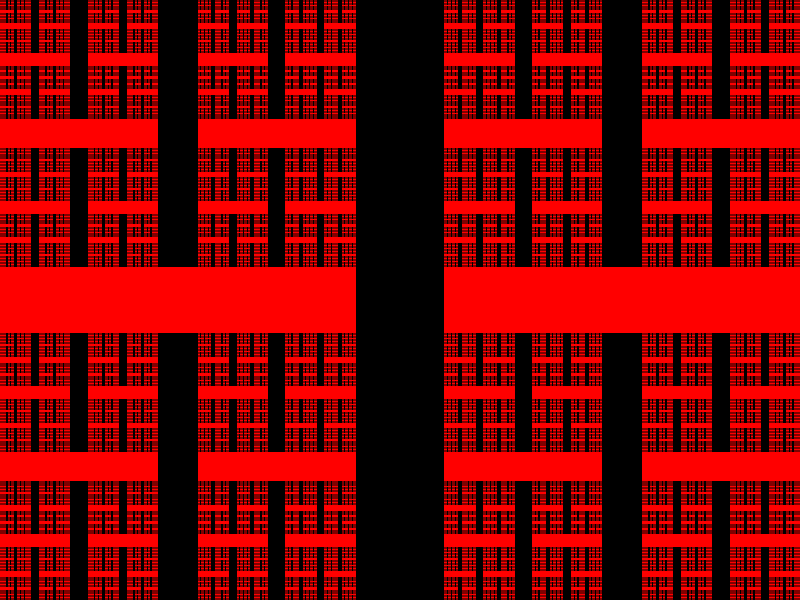
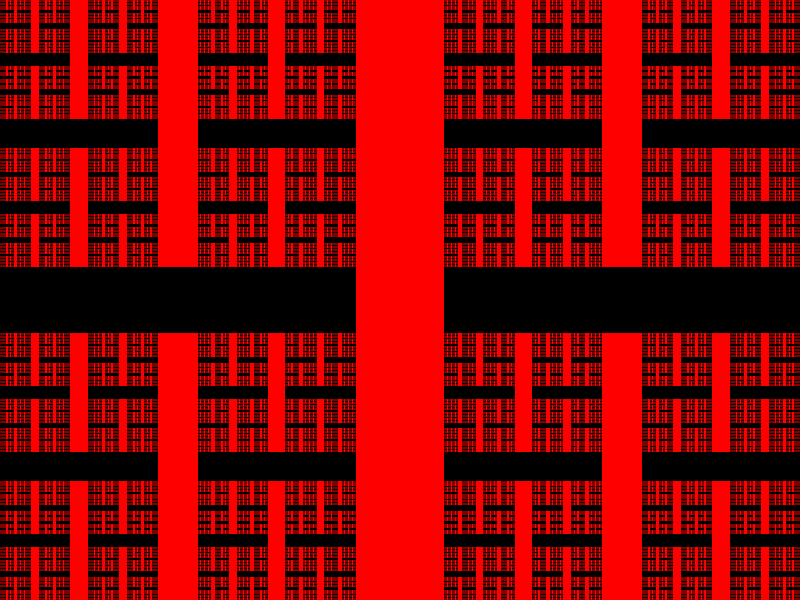
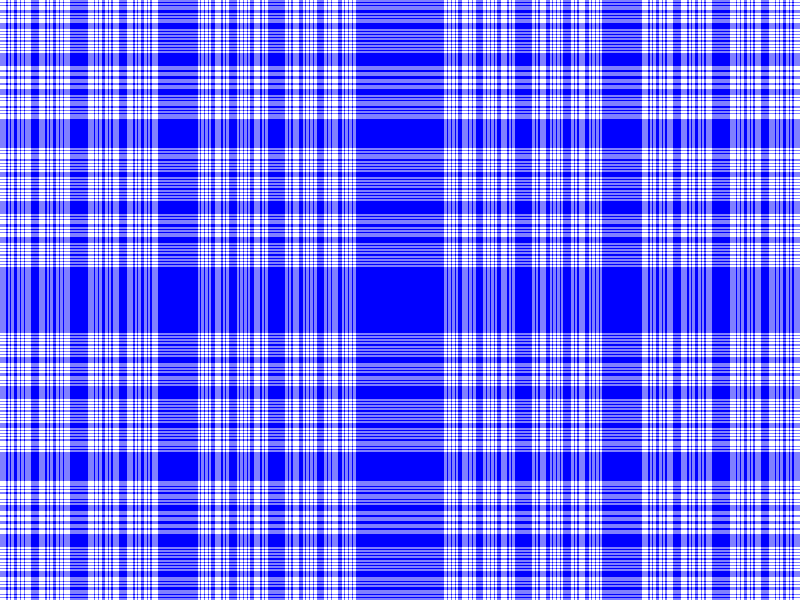

The R script that drew these images, in order:
## ---- chunk 1
cc1 = "black"
cc2 = "red"
cc3 = rgb(0.5,0,0)
## ---- chunk 2
w = 50
r = 0.6666666666
b = (1-2*r^2)*w
h = w*r

colbg = cc3
col1 = cc1
col2 = cc2
depth = 6

par(mar=c(0,0,0,0), xaxs='i', yaxs='i')
plot(0,0,"n",xlim=c(0,w),ylim=c(0,h),axes=F,ann=F)
polygon(c(0,0,w,w),c(0,h,h,0),col=colbg,border = F)


xlist = list(c(0,w))
ylist = list(c(0,h))

for(jj in 0:depth){
    nxl = list()
    deg = jj*2
    for(i in 1:length(xlist)){
        xmid = mean(xlist[[i]])
        x1 = xmid-b*r^deg/2
        x2 = xmid+b*r^deg/2
        nxl[[2*i-1]] = sort(c(xlist[[i]][1],x1))
        nxl[[2*i]] = sort(c(xlist[[i]][2],x2))
        for(j in 1:length(ylist)){
            y1 = ylist[[j]][1]
            y2 = ylist[[j]][2]
            polygon(c(x1,x1,x2,x2),c(y1,y2,y2,y1),col=col1,border = F)
        }
    }
    xlist = nxl
    nyl = list()
    deg = jj*2+1
    for(i in 1:length(ylist)){
        ymid = mean(ylist[[i]])
        y1 = ymid-b*r^deg/2
        y2 = ymid+b*r^deg/2
        nyl[[2*i-1]] = sort(c(ylist[[i]][1],y1))
        nyl[[2*i]] = sort(c(ylist[[i]][2],y2))
        for(j in 1:length(xlist)){
            x1 = xlist[[j]][1]
            x2 = xlist[[j]][2]
            polygon(c(x1,x1,x2,x2),c(y1,y2,y2,y1),col=col2,border = F)
        }
    }
    ylist = nyl
}
## ---- chunk 3
w = 50
r = 0.6666666666
b = (1-2*r^2)*w
h = w*r

colbg = cc3
col1 = cc2
col2 = cc1
depth = 6

par(mar=c(0,0,0,0), xaxs='i', yaxs='i')
plot(0,0,"n",xlim=c(0,w),ylim=c(0,h),axes=F,ann=F)
polygon(c(0,0,w,w),c(0,h,h,0),col=colbg,border = F)


xlist = list(c(0,w))
ylist = list(c(0,h))

for(jj in 0:depth){
    nxl = list()
    deg = jj*2
    for(i in 1:length(xlist)){
        xmid = mean(xlist[[i]])
        x1 = xmid-b*r^deg/2
        x2 = xmid+b*r^deg/2
        nxl[[2*i-1]] = sort(c(xlist[[i]][1],x1))
        nxl[[2*i]] = sort(c(xlist[[i]][2],x2))
        for(j in 1:length(ylist)){
            y1 = ylist[[j]][1]
            y2 = ylist[[j]][2]
            polygon(c(x1,x1,x2,x2),c(y1,y2,y2,y1),col=col1,border = F)
        }
    }
    xlist = nxl
    nyl = list()
    deg = jj*2+1
    for(i in 1:length(ylist)){
        ymid = mean(ylist[[i]])
        y1 = ymid-b*r^deg/2
        y2 = ymid+b*r^deg/2
        nyl[[2*i-1]] = sort(c(ylist[[i]][1],y1))
        nyl[[2*i]] = sort(c(ylist[[i]][2],y2))
        for(j in 1:length(xlist)){
            x1 = xlist[[j]][1]
            x2 = xlist[[j]][2]
            polygon(c(x1,x1,x2,x2),c(y1,y2,y2,y1),col=col2,border = F)
        }
    }
    ylist = nyl
}
## ---- chunk 4
w = 50
r = 0.66666666666666666 # <sqrt(2)/2
b = (1-2*r^2)*w
h = w*r

colbg = rgb(1,1,1)
col2 = rgb(0,0,1)
col1 = rgb(0.5,0.5,1)
depth = 6

par(mar=c(0,0,0,0), xaxs='i', yaxs='i')
plot(0,0,"n",xlim=c(0,w),ylim=c(0,h),axes=F,ann=F)
polygon(c(0,0,w,w),c(0,h,h,0),col=colbg,border = F)


xlist = list(c(0,w))
ylist = list(c(0,h))

for(jj in 0:depth){
    nxl = list()
    deg = jj*2
    for(i in 1:length(xlist)){
        xmid = mean(xlist[[i]])
        x1 = xmid-b*r^deg/2
        x2 = xmid+b*r^deg/2
        nxl[[2*i-1]] = sort(c(xlist[[i]][1],x1))
        nxl[[2*i]] = sort(c(xlist[[i]][2],x2))
        for(j in 1:length(ylist)){
            y1 = ylist[[j]][1]
            y2 = ylist[[j]][2]
            polygon(c(x1,x1,x2,x2),c(y1,y2,y2,y1),col=col1,border = F)
            if(j<length(ylist)){
                y1 = ylist[[j]][2]
                y2 = ylist[[j+1]][1]
                polygon(c(x1,x1,x2,x2),c(y1,y2,y2,y1),col=col2,border = F)
            }
        }
    }
    xlist = nxl
    nyl = list()
    deg = jj*2+1
    for(i in 1:length(ylist)){
        ymid = mean(ylist[[i]])
        y1 = ymid-b*r^deg/2
        y2 = ymid+b*r^deg/2
        nyl[[2*i-1]] = sort(c(ylist[[i]][1],y1))
        nyl[[2*i]] = sort(c(ylist[[i]][2],y2))
        for(j in 1:length(xlist)){
            x1 = xlist[[j]][1]
            x2 = xlist[[j]][2]
            polygon(c(x1,x1,x2,x2),c(y1,y2,y2,y1),col=col1,border = F)
            if(j<length(xlist)){
                x1 = xlist[[j]][2]
                x2 = xlist[[j+1]][1]
                polygon(c(x1,x1,x2,x2),c(y1,y2,y2,y1),col=col2,border = F)
            }
        }
    }
    ylist = nyl
}
